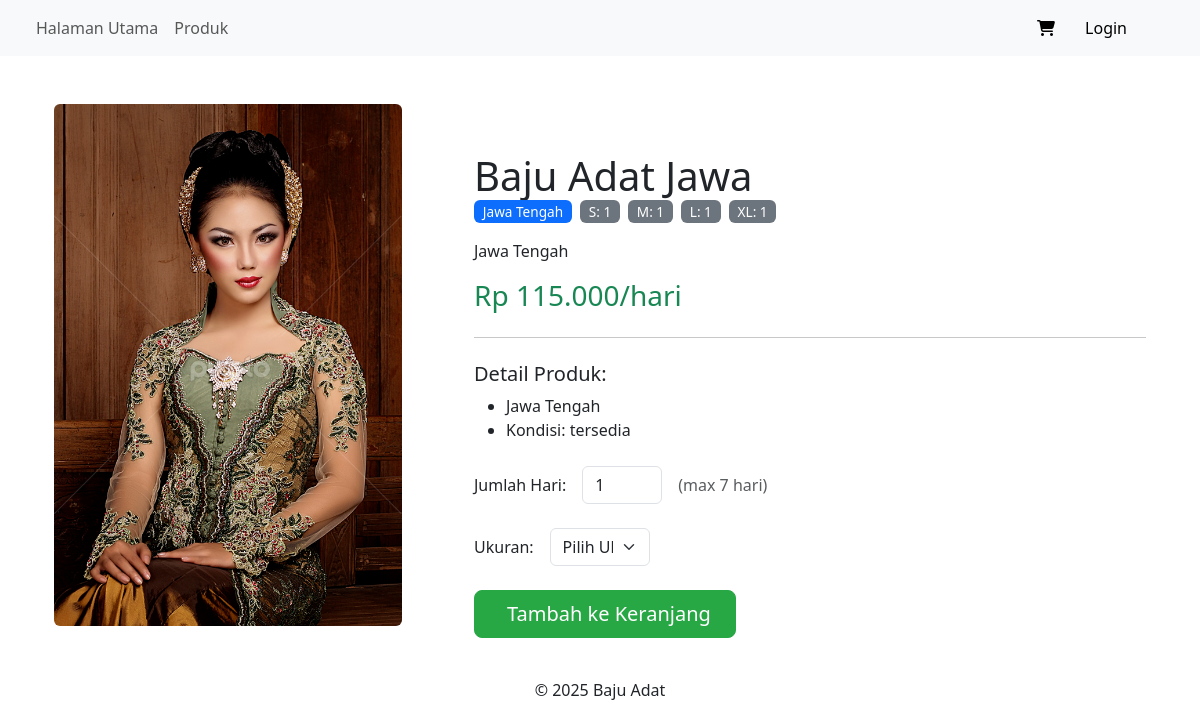
Page /detail.php?id=10 on the committed database.
### tables this page shows
CREATE TABLE `produk_222145` (
  `produk_id_222145` int(11) NOT NULL,
  `nama_produk_222145` varchar(100) NOT NULL,
  `deskripsi_222145` text DEFAULT NULL,
  `kategori_222145` varchar(50) NOT NULL,
  `harga_sewa_222145` decimal(10,2) NOT NULL,
  `gambar_222145` varchar(255) DEFAULT NULL,
  `kelengkapan_222145` text NOT NULL,
  `status_222145` enum('tersedia','tidak tersedia') DEFAULT 'tersedia'
);

### detail.php (the view, shortened to what this page needs)
<?php
include 'partials/header.php';
$produk_id = $_GET['id'] ?? 0;
$query = "SELECT p.*,
                 GROUP_CONCAT(CONCAT(u.ukuran_222145, ':', u.stok_222145)) AS stok_ukuran
          FROM produk_222145 p
          LEFT JOIN ukuran_produk_222145 u ON p.produk_id_222145 = u.produk_id_222145
          WHERE p.produk_id_222145 = $produk_id
          GROUP BY p.produk_id_222145";
$result = mysqli_query($koneksi, $query);
$produk = mysqli_fetch_assoc($result);
?>
<section class="container mt-5">
    <div class="row">
        <div class="col-md-4">
            <div class="mb-4">
                <img src="admin/bajuadat/<?= htmlspecialchars($produk['gambar_222145'] ?? 'img/kebaya.png') ?>" class="card-img-top img-fluid rounded" alt="<?= htmlspecialchars($produk['nama_produk_222145']) ?>">
            </div>
        </div>
        <div class="col-md-8">
            <div class="mb-4 mt-md-5">
                <div class="card-body ms-md-5">
                    <h1 class="card-title"><?= htmlspecialchars($produk['nama_produk_222145']) ?></h1>
                    <div class="d-flex align-items-center mb-3">
                        <span class="badge bg-primary me-2"><?= htmlspecialchars($produk['kategori_222145']) ?></span>
                        <?php
                        if(!empty($produk['stok_ukuran'])) {
                            $stok_ukuran = explode(",", $produk['stok_ukuran']);
                            foreach($stok_ukuran as $stok) {
                                list($ukuran, $jumlah) = explode(":", $stok);
                                echo "<span class='badge bg-secondary me-2'>$ukuran: $jumlah</span>";
                            }
                        } else {
                            echo "<small class='text-muted'>Stok kosong</small>";
                        }
                        ?>
                    </div>
                    <p class="card-text mt-2">
                        <?= htmlspecialchars($produk['deskripsi_222145']) ?>
                    </p>
                    <div class="mb-4">
                        <h3 class="text-success">Rp <?= number_format($produk['harga_sewa_222145'], 0, ',', '.') ?>/hari</h3>
                    </div>
                    <hr>
                    <h5 class="mt-4">Detail Produk:</h5>
                    <ul>
                        <?php
                        $kelengkapan = explode(",", $produk['kelengkapan_222145']);
                        foreach($kelengkapan as $item):
                            if(trim($item)): ?>
                                <li><?= htmlspecialchars(trim($item)) ?></li>
                            <?php endif;
                        endforeach; ?>
                        <li>Kondisi: <?= htmlspecialchars($produk['status_222145']) ?></li>
                    </ul>
                    <form class="mt-4" method="post">
                        <div class="row g-3 align-items-center">
                            <div class="col-auto">
                                <label for="jumlah" class="col-form-label">Jumlah Hari:</label>
                            </div>
                            <div class="col-auto">
                                <input type="number" class="form-control" id="jumlah" name="jumlah_hari" min="1" max="7" value="1" style="width: 80px;" required>
                            </div>
                            <div class="col-auto">
                                <span class="text-muted">(max 7 hari)</span>
                            </div>
                        </div>
                        <div class="row g-3 align-items-center mt-2">
                            <div class="col-auto">
                                <label for="ukuran" class="col-form-label">Ukuran:</label>
                            </div>
                            <div class="col-auto">
                                <select class="form-select" id="ukuran" name="ukuran" style="width: 100px;" required>
                                    <option value="">Pilih Ukuran</option>
                                </select>
                            </div>
                        </div>
                        <div class="mt-4">
                            <button type="submit" name="add_to_cart" class="btn btn-success btn-lg px-4" <?= (empty($produk['stok_ukuran'])) ? 'disabled' : '' ?>>
                                <i class="bi bi-cart-plus me-2"></i> Tambah ke Keranjang
                            </button>
                        </div>
                    </form>
                </div>
            </div>
        </div>
    </div>
</section>
<?php include 'partials/footer.php'; ?>

### detail.php (style rules this page uses)
.card-img-top { border-radius: 8px 8px 0 0; }
.btn-success { background-color: #28a745; border-color: #28a745; }
.badge { font-size: 0.85rem; padding: 0.35em 0.65em; font-weight: 500; }
.badge.bg-secondary { background-color: #6c757d !important; }

### rows in the picture
produk_222145: gambar_222145 (picture), nama_produk_222145 "Baju Adat Jawa", kategori_222145 "Jawa Tengah", deskripsi_222145 "Jawa Tengah", harga_sewa_222145 "115.000", kelengkapan_222145 "Jawa Tengah", status_222145 "tersedia"

### other values in the picture
$ukuran "S"
$jumlah "1"
$ukuran "M"
$ukuran "L"
$ukuran "XL"
